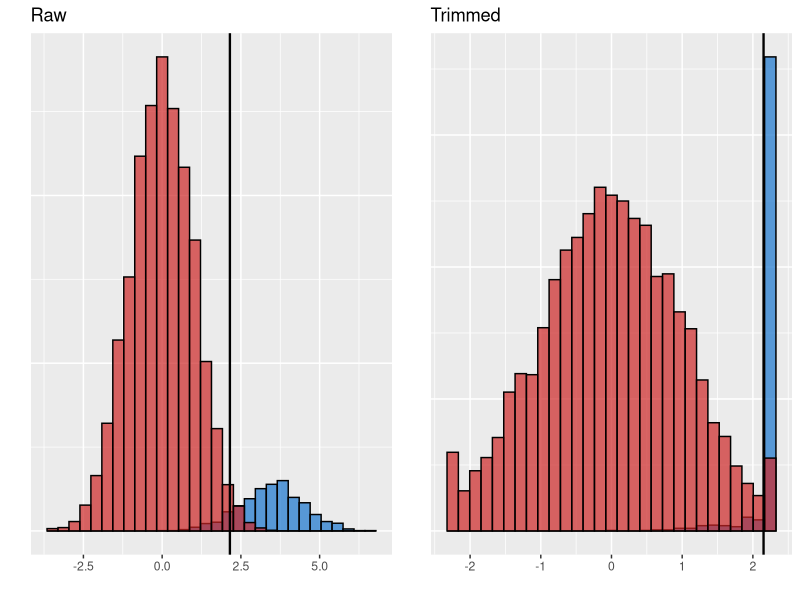

Reproduce this figure in R.
library(ggplot2)
library(cowplot)
library(magrittr)

# s plot
make_s_plot <- function(x) {
  B <- length(x)
  x_null_order <- sort(x)
  x1 <- -x_null_order[seq(1, B/2)]
  x2 <- x_null_order[seq(B, B/2 + 1)]
  s_plot <- ggplot(data = data.frame(x1 = x1, x2 = x2) %>% dplyr::filter(x1 >= 0, x2 >= 0), mapping = aes(x = x1, y = x2)) + geom_point(size = 1.8, alpha = 0.5) +
    geom_abline(slope = 1, intercept = 0, col = "red") + theme_bw() + xlab("Lower half quantile") + ylab("Upper half quantile") + ggtitle("S-plot")
  return(s_plot)
}

#make_s_plot_2 <- function(x) {
#  B <- length(x)
#  x_sort <- sort(x)
#  x_left <- x_sort[seq(1, B/2)]
#  x_right <- x_sort[seq()]
#}

# BC method
get_bc_thresh <- function(x, q = alpha) {
  unique_x <- sort(unique(abs(x)))
  fdp_hat <- sapply(X = unique_x, FUN = function(thresh) {
    (1 + sum(x <= -thresh))/max(1, sum(x >= thresh))
  })
  compare <- fdp_hat <= q
  if (!any(compare)) Inf else min(unique_x[which(compare)])
}

set.seed(4)
# get data; trim
trim_vector <- function(x, trim_pnt) {
  x[x <= -trim_pnt] <- -trim_pnt
  x[x >= trim_pnt] <- trim_pnt
  return(x)
}
n_null <- 10000
n_alt <- 1000
x_null <- rnorm(n = n_null, mean = 0, sd = 1)
x_alt <- rnorm(n = n_alt, mean = 3.5, sd = 1)
trim_pnt <- -qnorm(0.01)
x_null_trimmed <- trim_vector(x_null, trim_pnt = trim_pnt)
x_alt_trimmed <- trim_vector(x_alt, trim_pnt = trim_pnt)

# run BC
alpha <- 0.15
bc_thresh_raw <- get_bc_thresh(c(x_null, x_alt), alpha)
bc_thresh_trim <- get_bc_thresh(c(x_null_trimmed, x_alt_trimmed), alpha)

# get the false discovery proportion and nondiscovery proportion of each method
get_fdp_ndp <- function(x_null, x_alt, bc_thresh) {
  n_discoveries <- sum(x_null >= bc_thresh) + sum(x_alt >= bc_thresh)
  n_false_discoveries <- sum(x_null >= bc_thresh)
  n_alternatives_retained <- sum(x_alt < bc_thresh)
  n_alternatives <- length(x_alt)
  emp_fdp <- n_false_discoveries/max(n_discoveries, 1)
  emp_ndp <- n_alternatives_retained/n_alternatives
  return(c(emp_fdp = emp_fdp, emp_ndp = emp_ndp))
}
get_fdp_ndp(x_null, x_alt, bc_thresh_raw)
get_fdp_ndp(x_null_trimmed, x_alt_trimmed, bc_thresh_trim)

# plot
orig_df <- data.frame(x = c(x_null, x_alt), Distribution = c(rep("Null", n_null), rep("Alternative", n_alt)))
trimmed_df <- data.frame(x = c(x_null_trimmed, x_alt_trimmed), Distribution = c(rep("Null", n_null), rep("Alternative", n_alt)))
my_col <- c("dodgerblue3", "firebrick3")
p_orig <- ggplot(data = orig_df, mapping = aes(x = x, fill = Distribution)) + geom_histogram(bins = 30, alpha = 0.7, position = "identity", col = "black") + scale_fill_manual(values = my_col) + theme(legend.position = c(0.8, 0.8)) + xlab("") + geom_vline(xintercept = bc_thresh_trim, lwd = .8) + ggtitle("Raw") + theme(legend.position = "none", axis.text.y = element_blank(), axis.ticks.y = element_blank()) + ylab("")
p_trim <- ggplot(data = trimmed_df, mapping = aes(x = x, fill = Distribution)) + geom_histogram(bins = 30, alpha = 0.7, position = "identity", col = "black") + scale_fill_manual(values = my_col) + xlab("") + geom_vline(xintercept = bc_thresh_trim, lwd = 0.8) + theme(legend.position = "none", axis.text.y = element_blank(), axis.ticks.y = element_blank()) + ggtitle("Trimmed") + ylab("")

p_out <- plot_grid(p_orig, p_trim, nrow = 1)
ggsave(filename = "/Users/timbarry/research_code/proposal/figs/binned_bc.png", width = 6, height = 3, scale = 1)

# important fact: the empirical FDP and NDP are the same for both the raw and trimmed data when the trimmed threshold is finite.

# Finally, run BH on the same data and check results
p_null <- pnorm(x_null, lower.tail = FALSE)
p_alt <- pnorm(x_alt, lower.tail = FALSE)
rejections <- p.adjust(p = c(p_null, p_alt), method = "BH") <= alpha
rejected_null <- rejections[1:length(p_null)]
rejected_alt <- rejections[(length(p_null) + 1):length(rejections)]
n_rejections <- sum(rejected_null) + sum(rejected_alt)
bh_emp_fdp <- sum(rejected_null)/n_rejections
bh_emp_ndp <- sum(!rejected_alt)/length(rejected_alt)

# The empirical FDP and NDP are similar to that of the BC method!
bh_emp_fdp
bh_emp_ndp


# Basically: the power of BC is similar to that of BH, despite the fact that is makes fewer assumptions.
# We can futher robustify BC without losing power by binning the tails; the requirement is that trim point such that we can obtain a finite BC threshold. In this case, our discovery set is 0.
# We call this procedure "binned BC." Binned BC is more robust than BC, but the probability of an infinite BC threshold (i.e., R = 0) is greater.
# BH, BC, and binned BC are all solid methods. Recommendation:
# - Use BH is neg controls are calibrated.
# - If negative controls are not calibrated but symmetric (as assessed by an s-plot), use BC.
# - If negative controls are not symmetric, try a symmetry-preserving transformation and then run BC (a special case is "binned BC").
# Questions
# - An intermediate version of the above? For example, shrink everything down by an exponential factor (or something)?
# - a two-tailed BC procedure? A simple idea: compute a p-value, and then center the p-value at 0.
# - confidence intervals or bands for s-plots?
